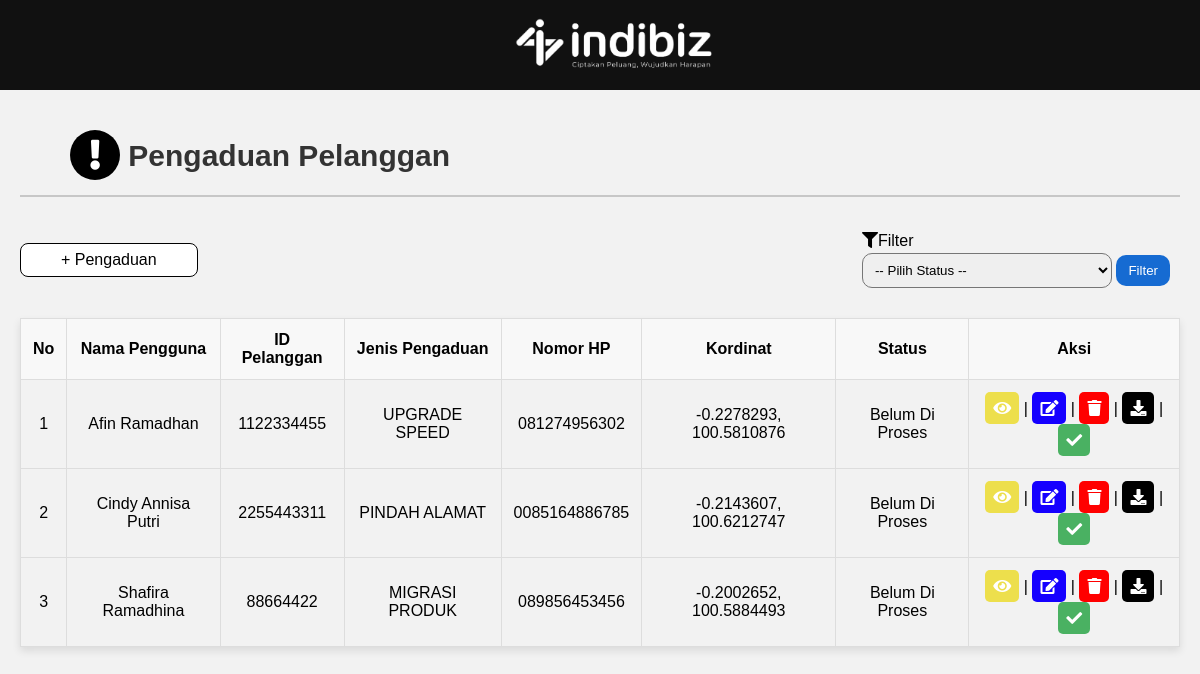
The page / on the database its author committed.
### tables this page shows
CREATE TABLE `laporan` (
  `id` int(11) NOT NULL,
  `nama_pengguna` varchar(255) NOT NULL,
  `id_pelanggan` varchar(255) NOT NULL,
  `jenis_pengaduan` varchar(255) NOT NULL,
  `no_hp` varchar(255) NOT NULL,
  `email` varchar(255) NOT NULL,
  `alamat` varchar(255) NOT NULL,
  `kordinat` varchar(255) NOT NULL,
  `kordinat_pindah` varchar(255) NOT NULL,
  `status` varchar(255) NOT NULL
);

### Index.php (the view, shortened to what this page needs)
<?php
include 'koneksi.php';
include 'Navbar.php';
?>
<!DOCTYPE html>
<html lang="en">
<head>
    <link rel="stylesheet" href="CSS/laporan.css">
</head>
<body>
    <h2><i class="fas fa-exclamation"></i> Pengaduan Pelanggan</h2>
    <form id="filterForm" action="" method="get">
    <a href="#" class="btn0" onclick="togglePopup()">+ Pengaduan</a>
        <div class="filter">
            <label for="filter"><i class="fas fa-filter"></i>Filter </label><br>
            <select name="filter">
                <option value="">-- Pilih Status --</option>
            </select>
            <input type="submit" value="Filter">
        </div>
    </form>
    <?php
    function getData($conn, $filter)
    {
        $sql = "SELECT * FROM laporan";
        $stmt = $conn->prepare($sql);
        $stmt->execute();
        $result = $stmt->get_result();
        if ($result) {
            if ($result->num_rows > 0) {
                echo "<table>";
                echo "<tr><th>No</th><th>Nama Pengguna</th><th>ID Pelanggan</th><th>Jenis Pengaduan</th><th>Nomor HP</th><th>Kordinat</th><th>Status</th><th>Aksi</th></tr>";
                $no = 1;
                while ($row = $result->fetch_assoc()) {
                    echo "<tr>";
                    echo "<td>" . $no++ . "</td>";
                    echo "<td>" . $row['nama_pengguna'] . "</td>";
                    echo "<td>" . $row['id_pelanggan'] . "</td>";
                    echo "<td>" . $row['jenis_pengaduan'] . "</td>";
                    echo "<td>" . $row['no_hp'] . "</td>";
                    echo "<td>" . $row['kordinat'] . "</td>";
                    echo "<td>" . $row['status'] . "</td>";
                    echo "<td>
                    <a href='#' onclick='showDetailsPopup(" . $row['id'] . ")'><i class='fas fa-eye eye-icon'></i></a> |
                    <a href='#' onclick='toggleEditPopup(" . $row['id'] . ")'><i class='fas fa-edit edit-icon'></i></a> |
                    <a href='#' onclick='deleteProduct(" . $row['id'] . ")'><i class='fas fa-trash delete-icon'></i></a> |
                    <a href='#' onclick='downloadPdf(" . $row['id'] . ", \"" . $row['nama_pengguna'] . "\")'><i class='fas fa-download download-icon'></i></a> |
                    <a href='#' onclick='updateProduct(" . $row['id'] . ")'><i class='fas fa-check check-icon'></i></a>
                          </td>";
                    echo "</tr>";
                }
                echo "</table>";
            } else {
                echo "Tidak ada data yang ditemukan.";
            }
        } else {
            echo "Error: " . $stmt->error;
        }
    }
    $filter = isset($_GET['filter']) ? $_GET['filter'] : '';
    getData($conn, $filter);
    ?>
</body>
</html>

### Navbar.php (shortened to what this page needs)
<!DOCTYPE html>
<html lang="en">
<head>
    <link rel="stylesheet" href="CSS\navbar.css">
    <link rel="stylesheet" href="https://use.fontawesome.com/releases/v5.7.1/css/all.css">
    <link rel="stylesheet" href="CSS/navbar.css">
</head>
<body>
    <div class="container">
        <nav>
            <img class="logo" src="Indibiz-Putih.png" alt="">
        </nav>
        <div class="content">
        </div>
    </div>
</body>
</html>

### CSS/navbar.css (style rules this page uses)
body { margin: 0; padding: 0; font-family: Arial, sans-serif; background-color: #f2f2f2; }
.container { display: flex; }
nav { background-color: #111; color: #fff; padding: 15px; text-align: center; position: fixed; z-index: 2; top: 0; left: 0; width: 100%; height: 60px; }
.content { margin-left: 250px; padding: 20px; }
.logo { width: 200px; height: auto; padding-bottom: 15px; margin-left: auto; margin-right: auto; display: block; }

### CSS/laporan.css (style rules this page uses)
* { font-family: Arial, sans-serif; }
body { font-family: Arial, sans-serif; margin: 20px; }
h2 { font-size: 30px; color: #333; margin-top: 70px; border-bottom: 2px solid #33333339; padding-bottom: 15px; padding-left: 50px; }
.fa-exclamation { color: #ffffff; width: 50px; height: 50px; background-color: #000000; border-radius: 50%; display: inline-flex; align-items: center; justify-content: center; }
form { margin-bottom: 20px; display: flex; align-items: center; }
label { margin-right: 10px; }
select { padding: 8px; }
input[type="submit"] { padding: 8px 12px; background-color: rgb(22, 107, 210); color: white; border: none; border-radius: 10px; cursor: pointer; }
select { border-radius: 10px; width: 250px; height: 35px; }
.filter { padding: 10px; margin-left: auto; margin-right: 0px; border-radius: 10px; }
.filter i { margin-left: auto; margin-right: 0px; margin-bottom: 5px; }
.btn0 { background-color: #ffffff; color: rgb(0, 0, 0); text-decoration: none; border: 1px solid; padding: 7px 40px; margin-top: px; border-radius: 8px; transition: transform 0.4s; z-index: 0; }
table { width: 100%; border-collapse: collapse; margin-top: 10px; box-shadow: 0 4px 8px rgba(0, 0, 0, 0.1); }
table, th, td { border: 1px solid #ddd; }
th, td { padding: 12px; text-align: center; }
th { background-color: #f8f8f8; font-weight: bold; text-align: center; top: 0; z-index: 1; }
.edit-icon { color: #ffffff; padding: 8px; background-color: #1500ff; border-radius: 5px; }
.delete-icon { color: #ffffff; padding: 8px; background-color: #ff0000; border-radius: 5px; }
.eye-icon { color: #ffffff; padding: 8px; background-color: #eddf4c; border-radius: 5px; }
.check-icon { color: #ffffff; padding: 8px; background-color: #4ab162; border-radius: 5px; }
.download-icon { color: #ffffff; padding: 8px; background-color: #000000; border-radius: 5px; }

### rows shown on the page
laporan: nama_pengguna "Afin Ramadhan", id_pelanggan "1122334455", jenis_pengaduan "UPGRADE SPEED", no_hp "081274956302", kordinat "-0.2278293, 100.5810876", status "Belum Di Proses"
laporan: nama_pengguna "Cindy Annisa Putri", id_pelanggan "2255443311", jenis_pengaduan "PINDAH ALAMAT", no_hp "0085164886785", kordinat "-0.2143607, 100.6212747", status "Belum Di Proses"
laporan: nama_pengguna "Shafira Ramadhina", id_pelanggan "88664422", jenis_pengaduan "MIGRASI PRODUK", no_hp "089856453456", kordinat "-0.2002652, 100.5884493", status "Belum Di Proses"
